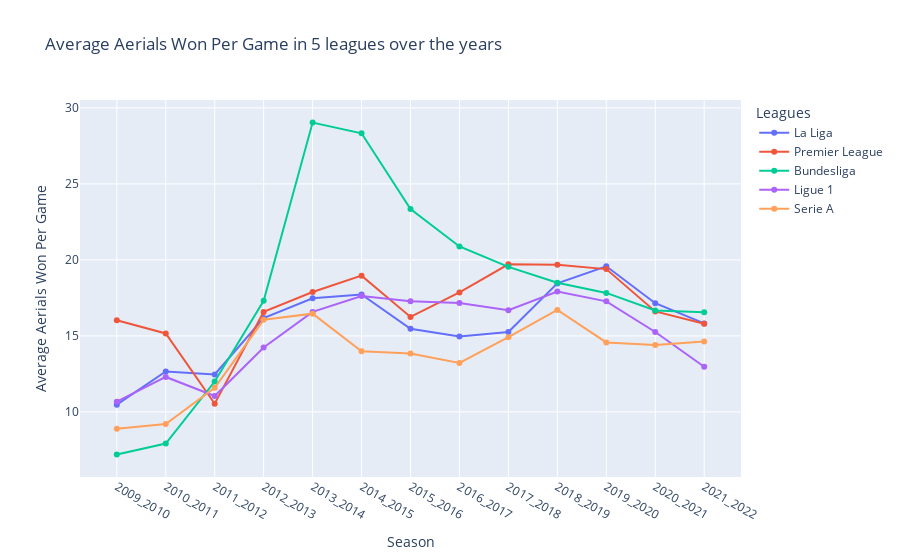

The notebook cell this image was saved under:
### Code cell
fig = go.Figure()
fig.add_scatter(x=laliga_all["Season"], y=laliga_all["Avg Aerials Won"], name="La Liga")
fig.add_scatter(x=epl_all["Season"], y=epl_all["Avg Aerials Won"], name="Premier League")
fig.add_scatter(x=bundesliga_all["Season"], y=bundesliga_all["Avg Aerials Won"], name="Bundesliga")
fig.add_scatter(x=ligue1_all["Season"], y=ligue1_all["Avg Aerials Won"], name="Ligue 1")
fig.add_scatter(x=seriea_all["Season"], y=seriea_all["Avg Aerials Won"], name="Serie A")
fig.update_layout(
    title="Average Aerials Won Per Game in 5 leagues over the years",
    xaxis_title="Season",
    yaxis_title="Average Aerials Won Per Game",
    legend_title="Leagues"
)
fig.show()

### Figure 1 — Plotly figure (JSON) as saved in the notebook; plotly's stock layout.template omitted (floating-point values rounded to 4 significant figures)
{"data": [{"name": "La Liga", "type": "scatter", "x": ["2009_2010", "2010_2011", "2011_2012", "2012_2013", "2013_2014", "2014_2015", "2015_2016", "2016_2017", "2017_2018", "2018_2019", "2019_2020", "2020_2021", "2021_2022"], "y": [10.48, 12.66, 12.47, 16.18, 17.48, 17.73, 15.47, 14.96, 15.26, 18.46, 19.58, 17.15, 15.83]}, {"name": "Premier League", "type": "scatter", "x": ["2009_2010", "2010_2011", "2011_2012", "2012_2013", "2013_2014", "2014_2015", "2015_2016", "2016_2017", "2017_2018", "2018_2019", "2019_2020", "2020_2021", "2021_2022"], "y": [16.03, 15.16, 10.54, 16.58, 17.88, 18.96, 16.25, 17.86, 19.71, 19.68, 19.4, 16.61, 15.8]}, {"name": "Bundesliga", "type": "scatter", "x": ["2009_2010", "2010_2011", "2011_2012", "2012_2013", "2013_2014", "2014_2015", "2015_2016", "2016_2017", "2017_2018", "2018_2019", "2019_2020", "2020_2021", "2021_2022"], "y": [7.206, 7.922, 12.0, 17.31, 29.03, 28.33, 23.34, 20.88, 19.54, 18.5, 17.83, 16.67, 16.56]}, {"name": "Ligue 1", "type": "scatter", "x": ["2009_2010", "2010_2011", "2011_2012", "2012_2013", "2013_2014", "2014_2015", "2015_2016", "2016_2017", "2017_2018", "2018_2019", "2019_2020", "2020_2021", "2021_2022"], "y": [10.68, 12.3, 11.04, 14.23, 16.58, 17.62, 17.27, 17.16, 16.69, 17.92, 17.27, 15.26, 12.97]}, {"name": "Serie A", "type": "scatter", "x": ["2009_2010", "2010_2011", "2011_2012", "2012_2013", "2013_2014", "2014_2015", "2015_2016", "2016_2017", "2017_2018", "2018_2019", "2019_2020", "2020_2021", "2021_2022"], "y": [8.89, 9.2, 11.59, 16.06, 16.46, 13.99, 13.84, 13.22, 14.92, 16.7, 14.57, 14.4, 14.63]}], "layout": {"autosize": true, "legend": {"title": {"text": "Leagues"}}, "title": {"text": "Average Aerials Won Per Game in 5 leagues over the years"}, "xaxis": {"autorange": true, "range": [-0.7627, 12.76], "title": {"text": "Season"}, "type": "category"}, "yaxis": {"autorange": true, "range": [5.387, 30.85], "title": {"text": "Average Aerials Won Per Game"}, "type": "linear"}}}
